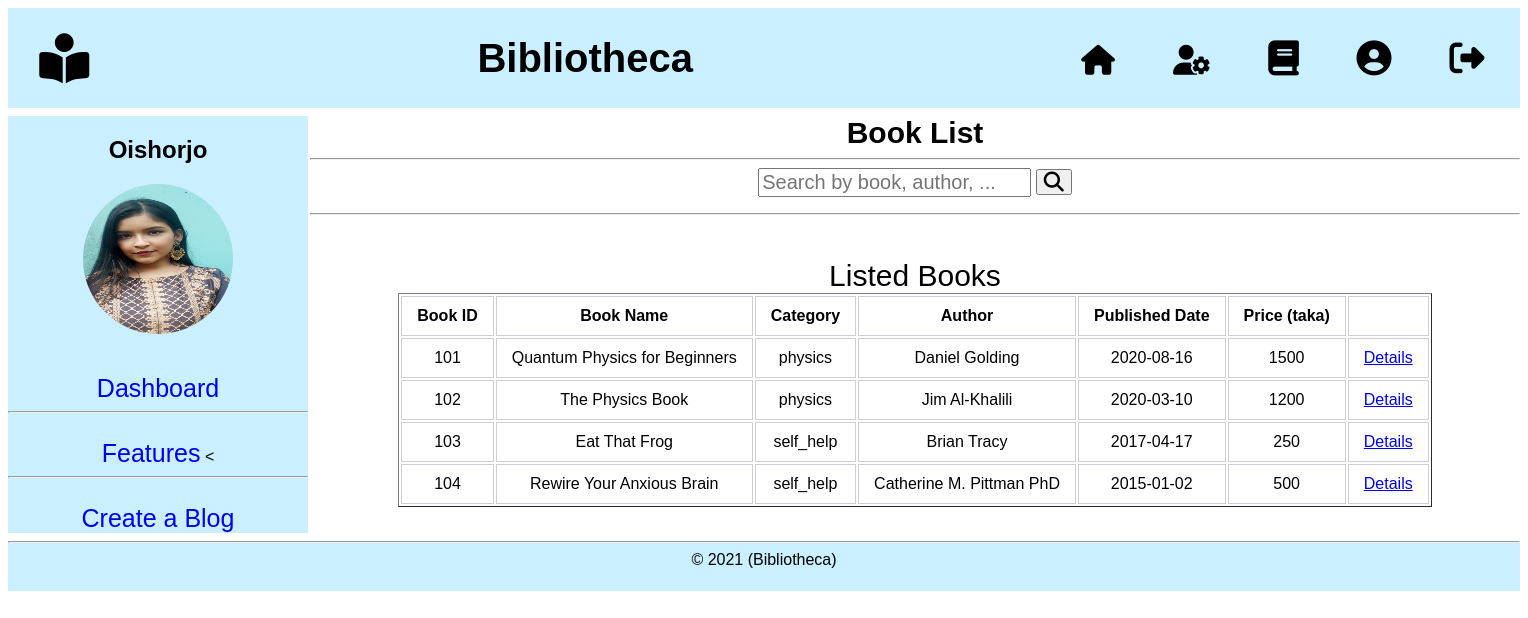
Screenshot of /virw/books.php (signed in) with the database file from the repository.
### tables this page shows
CREATE TABLE `user` (
  `id` int(11) NOT NULL,
  `username` varchar(255) NOT NULL,
  `password` varchar(255) NOT NULL,
  `fullname` varchar(255) NOT NULL,
  `email` varchar(255) NOT NULL,
  `gender` varchar(255) NOT NULL,
  `dob` date NOT NULL,
  `type` varchar(255) NOT NULL,
  `filename` varchar(255) NOT NULL
);

CREATE TABLE `book` (
  `bookID` int(5) NOT NULL,
  `bookname` varchar(100) NOT NULL,
  `category` varchar(15) NOT NULL,
  `author` varchar(30) NOT NULL,
  `published` date NOT NULL,
  `filename` varchar(20) NOT NULL,
  `price` int(6) NOT NULL
);

### model/userModel.php (called while the page is built, shortened)
<?php
    function getUserByName($username){
		$conn = getConnection();
		$sql = "select * from user where username='{$username}'";
		$result = mysqli_query($conn, $sql);
		$row = mysqli_fetch_assoc($result);
		return $row;
	}
?>

### model/bookModel.php (called while the page is built, shortened)
<?php
	function getAllBook(){
		$conn = getConnection();
		$sql = "select * from book";
		$result = mysqli_query($conn, $sql);
		$book = [];
		while ($row = mysqli_fetch_assoc($result)) {
			array_push($book, $row);
		}
		return $book;
	}
?>

### virw/books.php (the view, shortened to what this page needs)
<?php
	if(isset($_COOKIE['status'])){
?>
<?php
	include('header.php');
    require_once('model/bookModel.php');
    $bookList = getAllBook();
?>
<?php include('instructorNav.php')?>
<div style="display: grid; grid-template-columns: 1fr 1fr; padding-top: 0.5em;">
    <?php include('instructorSidePanel.php')?>
    <div id="main_content" style="background-color: white; width: 1210px; font-family: arial; align-items: center; text-align: center;">
        <span style="font-size: 30px;">
            <b> Book List </b>
        </span>
        <hr>
        <input type="text" id="search" onkeyup="searchBook()" placeholder="Search by book, author, ..." style="font-size: 20px;">
        <button type="button" onclick="searchBook()"><i class="fa fa-search" style="font-size: 20px;"></i></button>
        <hr><br><br>
        <table border="1" align="center">
            <caption style="font-size: 30px;">Listed Books</caption>
            <tr>
                <th style="border: 1px solid #cecfd5; padding: 10px 15px;"> Book ID </th>
                <th style="border: 1px solid #cecfd5; padding: 10px 15px;"> Book Name </th>
                <th style="border: 1px solid #cecfd5; padding: 10px 15px;"> Category </th>
                <th style="border: 1px solid #cecfd5; padding: 10px 15px;"> Author </th>
                <th style="border: 1px solid #cecfd5; padding: 10px 15px;"> Published Date </th>
                <th style="border: 1px solid #cecfd5; padding: 10px 15px;"> Price (taka) </th>
                <th style="border: 1px solid #cecfd5; padding: 10px 15px;"> </th>
            </tr>
            <?php for($i = 0; $i < count($bookList); $i++){ ?>
            <tr>
                <td style="border: 1px solid #cecfd5; padding: 10px 15px;"> <?=$bookList[$i]['bookID']?> </td>
                <td style="border: 1px solid #cecfd5; padding: 10px 15px;"> <?=$bookList[$i]['bookname']?> </td>
                <td style="border: 1px solid #cecfd5; padding: 10px 15px;"> <?=$bookList[$i]['category']?> </td>
                <td style="border: 1px solid #cecfd5; padding: 10px 15px;"> <?=$bookList[$i]['author']?> </td>
                <td style="border: 1px solid #cecfd5; padding: 10px 15px;"> <?=$bookList[$i]['published']?> </td>
                <td style="border: 1px solid #cecfd5; padding: 10px 15px;"> <?=$bookList[$i]['price']?> </td>
                <td style="border: 1px solid #cecfd5; padding: 10px 15px;">
                    <a href="bookDetails.php?bookID=<?=$bookList[$i]['bookID']?>">Details</a>
                </td>
            </tr>
            <?php } ?>
        </table>
    </div>
</div>
<?php
	}else{
		header('location: signin.php');
	}
?>

### virw/instructorSidePanel.php
<?php
    require_once('model/userModel.php');
    $username = $_COOKIE['username'];
    $row = getUserByName($username);
?>
    <div id="side_panel" style="width: 300px; background-color:#caefff; font-family:Arial;" align="center">
        <h2><?php echo $_COOKIE['username']?></h2>
        <a href="accSetting.php">
            <img src="<?php echo $row['filename'];?>" height="150px;" width="150px" alt="Profile Photo" style="border-radius:50%">
        </a>
        <br> <br> <br>
        <a href="instructorDashboard.php" style="text-decoration: none;">
            <span style="font-size:25px;">Dashboard</span>
        </a>
        <hr><br>
        <a href="features.php" style="text-decoration: none;">
            <span style="font-size:25px">Features</span>
        </a>
<
        <hr><br>
        <a href="blogCreation.php" style="text-decoration: none;">
            <span style="font-size:25px">Create a Blog</span>
        </a>
    </div>

### rows the page displays
user: filename (picture)
book: bookID "101", bookname "Quantum Physics for Beginners", category "physics", author "Daniel Golding", published "2020-08-16", price "1500"
book: bookID "102", bookname "The Physics Book", category "physics", author "Jim Al-Khalili", published "2020-03-10", price "1200"
book: bookID "103", bookname "Eat That Frog", category "self_help", author "Brian Tracy", published "2017-04-17", price "250"
book: bookID "104", bookname "Rewire Your Anxious Brain", category "self_help", author "Catherine M. Pittman PhD", published "2015-01-02", price "500"

### other values shown
$_COOKIE['username'] "Oishorjo"
